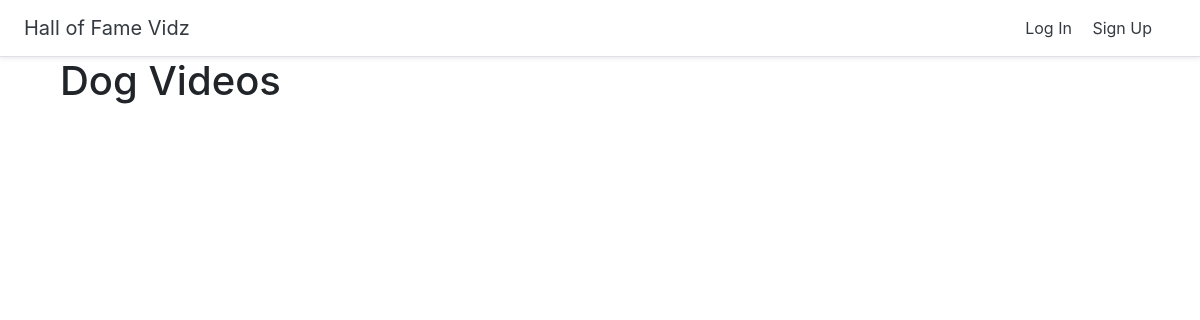
The app's page /halloffame/7/, older data.
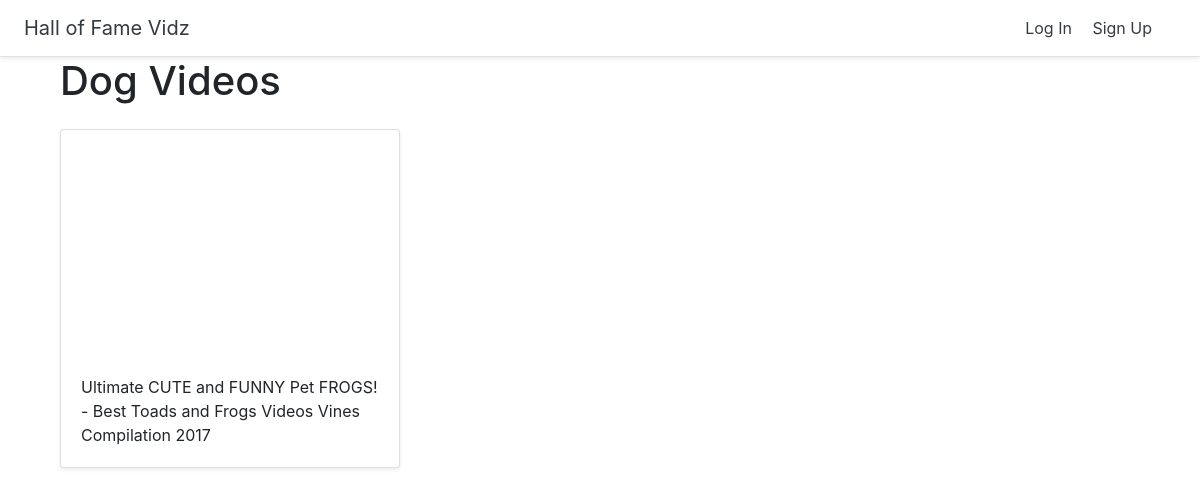
The same page, newer data.
### halls/models.py (models this page shows)
class Video(models.Model):
    title = models.CharField(max_length=257)
    url = models.URLField()
    youtube_id = models.CharField(max_length=257)
    hall = models.ForeignKey(Hall, on_delete=models.CASCADE)

### halls/views.py (the view)
# urls.py: path('<int:pk>/', views.DetailHall.as_view(), name='detail_hall'),
class DetailHall(generic.DetailView):
    model = Hall
    template_name = 'halls/detail_hall.html'

### halls/templates/halls/detail_hall.html (shortened to what this page needs)
{% extends 'halls/halls_base.html' %}
{% block halls_content %}
<div class="container">
    <h1>{{ hall.title}}</h1>
    <div class="row">
        {% for video in hall.video_set.all %}
        <div class="col-md-4 mt-3">
            <div class="card mb-4 shadow-sm">
                <iframe width="100%" height="225" src="https://www.youtube.com/embed/{{ video.youtube_id }}" frameborder="0" allow="accelerometer; autoplay; encrypted-media; gyroscope; picture-in-picture" allowfullscreen></iframe>
                <div class="card-body">
                    <p class="card-text">{{ video.title }}</p>
                </div>
            </div>
        </div>
        {% endfor %}
    </div>
</div>
{% endblock %}

Row changes from the older to the newer data that the page shows:
added Video: title "Ultimate CUTE and FUNNY Pet FROGS! - Best Toads and Frogs Videos Vines Compilation 2017"
